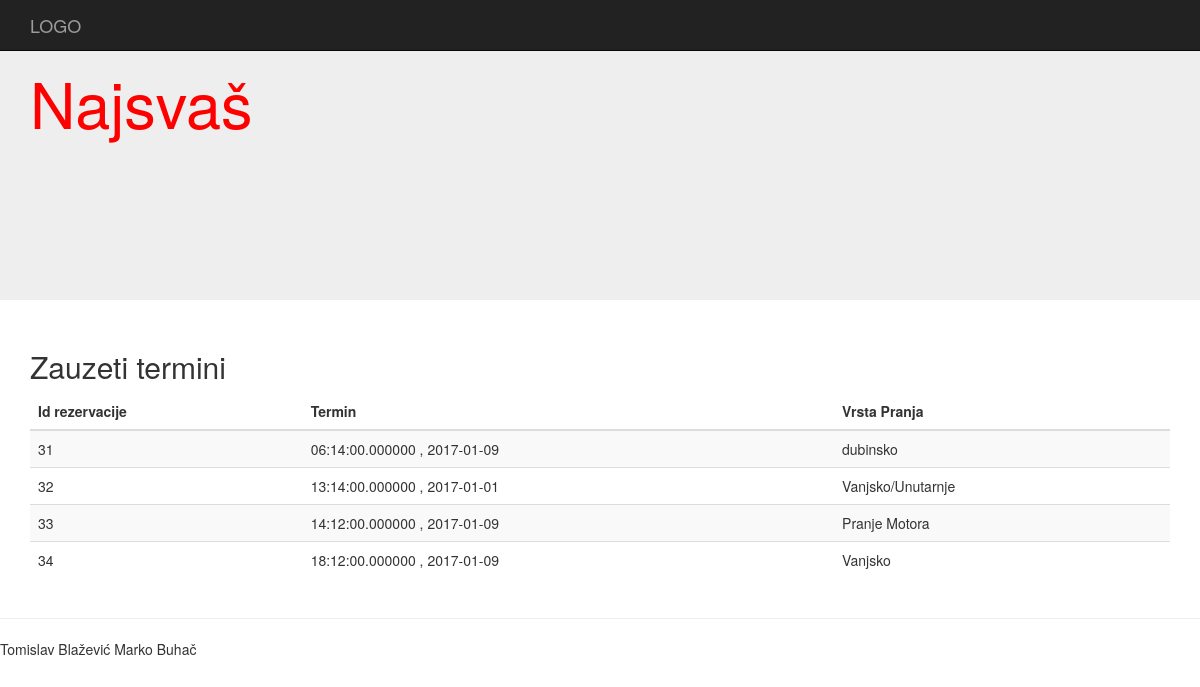
The page /Praona3.php on the database its author committed.
### tables this page shows
CREATE TABLE `rezervacija` (
  `id` int(50) NOT NULL,
  `Datum` date NOT NULL,
  `Vrijeme` time(6) NOT NULL,
  `idKorisnika` int(11) DEFAULT NULL,
  `Idpraone` int(11) DEFAULT NULL,
  `idPranja` int(11) DEFAULT NULL
);

CREATE TABLE `vrsta_pranja` (
  `id` int(50) NOT NULL,
  `Vrsta_pranja` varchar(50) NOT NULL
);

### Praona3.php (the view, shortened to what this page needs)
<!DOCTYPE html>
  <html lang="en">
<head>
    <link  href="css/bootstrap.min.css"  rel="stylesheet">
</head>
  <body>
    <nav  class="navbar navbar-inverse navbar-fixed-top">
      <div class="container">
        <div class="navbar-header">
          <a class="navbar-brand" href="index.html">LOGO</a>
        </div>
      </div>
    </nav>
    <div   class="jumbotron">
      <div  class="container">
        <h1 style="color:red;">Najsvaš</h1>
        <p style="color:transparent;">Lorem ipsum dolor sit amet, nec no viderer mnesarchum,
		maiestatis ea mel. Habeo idque ut pro. Mel brute utamur vituperata cu, ea usu elit dicunt delicata.</p>
        </div>
    </div>
    <div class="container">
			<h2 class="sub-header">Zauzeti termini</h2>
          <div class="table-responsive">
            <table class="table table-striped">
              <thead>
                <tr>
                  <th>Id rezervacije</th>
                  <th>Termin</th>
                  <th>Vrsta Pranja</th>
                </tr>
              </thead>
              <tbody>
                <?php
					$sql = ("SELECT * FROM vrsta_pranja v INNER JOIN rezervacija r ON v.id=r.idPranja WHERE r.Idpraone=3");
					$result=mysql_query($sql);
					while($ispis = mysql_fetch_array($result)){
						echo "<tr>
								<td>".$ispis['id']."</td>
								<td>".$ispis['Vrijeme']." , ".$ispis['Datum']."</td>
								<td>".$ispis['Vrsta_pranja']."</td>
							</tr>";
					}
				?>
			  </tbody>
            </table>
          </div>
        </div>
      <hr>
      <footer>
        <p>Tomislav Blažević Marko Buhač</p>
      </footer>
</body></html>

### rows shown on the page
rezervacija: id "31", Vrijeme "06:14:00.000000", Datum "2017-01-09", idPranja.Vrsta_pranja "dubinsko"
rezervacija: id "32", Vrijeme "13:14:00.000000", Datum "2017-01-01", idPranja.Vrsta_pranja "Vanjsko/Unutarnje"
rezervacija: id "33", Vrijeme "14:12:00.000000", Datum "2017-01-09", idPranja.Vrsta_pranja "Pranje Motora"
rezervacija: id "34", Vrijeme "18:12:00.000000", Datum "2017-01-09", idPranja.Vrsta_pranja "Vanjsko"
